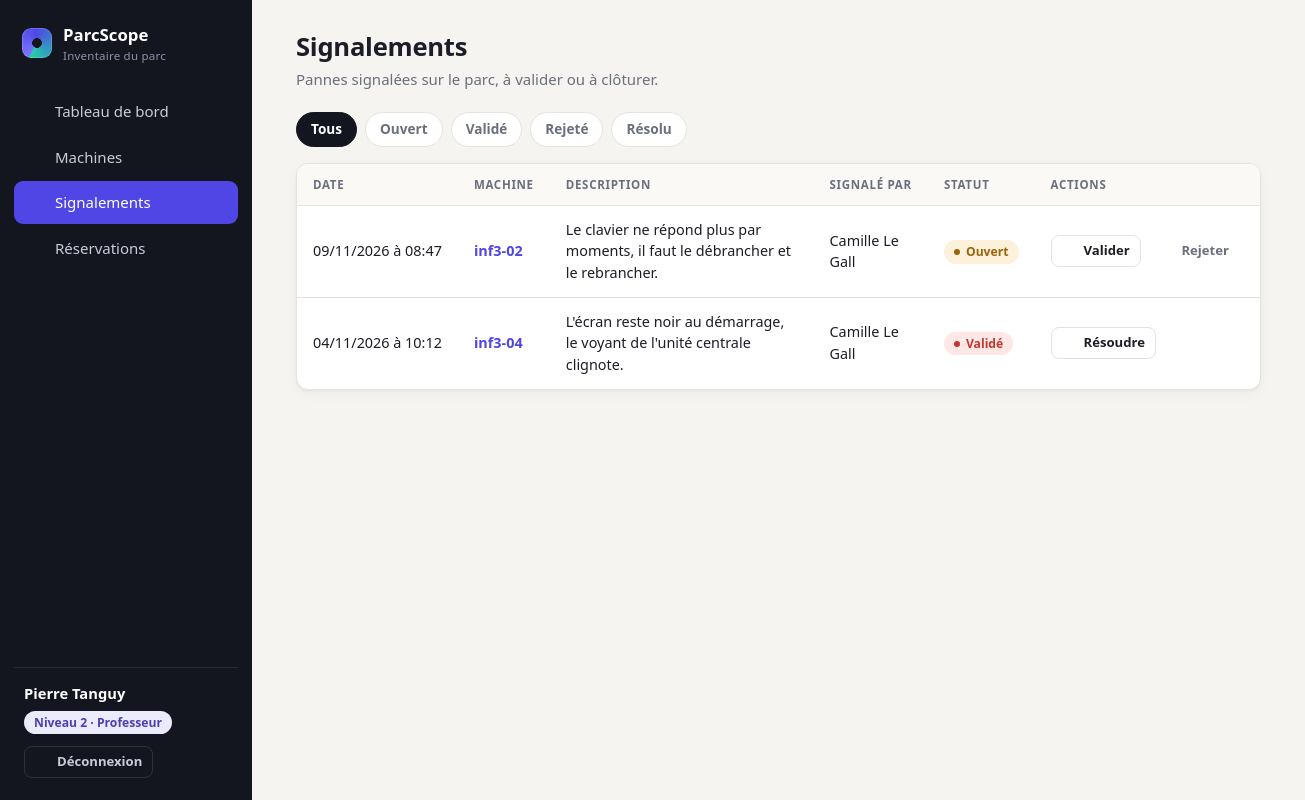
Page /signalements.php (signed in) on the committed database.
### tables this page shows
CREATE TABLE signalements (
  id             INT UNSIGNED NOT NULL AUTO_INCREMENT,
  machine_id     INT UNSIGNED NOT NULL,
  utilisateur_id INT UNSIGNED NULL,
  description    TEXT         NOT NULL,
  statut         VARCHAR(20)  NOT NULL DEFAULT 'ouvert',
  date_creation  DATETIME     NOT NULL DEFAULT CURRENT_TIMESTAMP,
  date_traitement DATETIME    NULL,
  PRIMARY KEY (id),
  CONSTRAINT fk_signalements_machine FOREIGN KEY (machine_id)
    REFERENCES machines (id) ON DELETE CASCADE,
  CONSTRAINT fk_signalements_user FOREIGN KEY (utilisateur_id)
    REFERENCES utilisateurs (id) ON DELETE SET NULL
);

CREATE TABLE machines (
  id            INT UNSIGNED NOT NULL AUTO_INCREMENT,
  salle_id      INT UNSIGNED NOT NULL,
  nom           VARCHAR(60)  NOT NULL,
  type          VARCHAR(30)  NOT NULL DEFAULT 'Poste fixe',   
  marque        VARCHAR(60)  NULL,
  modele        VARCHAR(80)  NULL,
  numero_serie  VARCHAR(60)  NULL,
  cpu           VARCHAR(100) NULL,
  ram_go        SMALLINT UNSIGNED NULL,
  disque_go     INT UNSIGNED NULL,
  disque_type   VARCHAR(20)  NULL,                            
  os            VARCHAR(60)  NULL,
  os_version    VARCHAR(60)  NULL,
  ip            VARCHAR(45)  NULL,
  mac           VARCHAR(17)  NULL,
  statut        VARCHAR(20)  NOT NULL DEFAULT 'actif',       
  date_achat    DATE         NULL,
  date_ajout    DATETIME     NOT NULL DEFAULT CURRENT_TIMESTAMP,
  PRIMARY KEY (id),
  UNIQUE KEY uq_machines_nom (nom),
  CONSTRAINT fk_machines_salle FOREIGN KEY (salle_id)
    REFERENCES salles (id) ON DELETE RESTRICT
);

CREATE TABLE utilisateurs (
  id                 INT UNSIGNED NOT NULL AUTO_INCREMENT,
  nom                VARCHAR(60)  NOT NULL,
  prenom             VARCHAR(60)  NOT NULL,
  email              VARCHAR(120) NOT NULL,
  mot_de_passe       VARCHAR(255) NOT NULL,    
  niveau             TINYINT UNSIGNED NOT NULL DEFAULT 1,
  salle_id           INT UNSIGNED NULL,        
  actif              TINYINT(1)   NOT NULL DEFAULT 1,
  derniere_connexion DATETIME     NULL,
  PRIMARY KEY (id),
  UNIQUE KEY uq_utilisateurs_email (email),
  CONSTRAINT chk_niveau CHECK (niveau BETWEEN 1 AND 3),
  CONSTRAINT fk_utilisateurs_salle FOREIGN KEY (salle_id)
    REFERENCES salles (id) ON DELETE SET NULL
);

### includes/auth.php (called while the page is built, shortened)
<?php
function current_user(): ?array
{
    return $_SESSION['user'] ?? null;
}
function has_level(int $niveau): bool
{
    $user = current_user();
    return $user !== null && (int) $user['niveau'] >= $niveau;
}

### signalements.php (the view, shortened to what this page needs)
<?php
$pdo = db();
$user = current_user();
function scope(array $user): array
{
    if ((int) $user['niveau'] === NIVEAU_PROF && $user['salle_id'] !== null) {
        return ['m.salle_id = ?', [$user['salle_id']]];
    }
    return ['1 = 1', []];
}
[$scopeSql, $scopeParams] = scope($user);
$filtre = (string) ($_GET['statut'] ?? '');
if (!isset(STATUTS_SIGNALEMENT[$filtre])) {
    $filtre = '';
}
$sql = "SELECT s.*, m.nom AS machine, u.prenom, u.nom AS user_nom
          FROM signalements s
          JOIN machines m ON m.id = s.machine_id
          LEFT JOIN utilisateurs u ON u.id = s.utilisateur_id
         WHERE $scopeSql";
$params = $scopeParams;
$sql .= ' ORDER BY s.date_creation DESC, s.id DESC';
$stmt = $pdo->prepare($sql);
$stmt->execute($params);
$liste = $stmt->fetchAll();
require __DIR__ . '/includes/header.php';
?>
<header class="page-head">
  <div>
    <h1>Signalements</h1>
    <p class="muted"><?= (int) $user['niveau'] === NIVEAU_ELEVE ? 'Les pannes que vous avez signalées.' : 'Pannes signalées sur le parc, à valider ou à clôturer.' ?></p>
  </div>
</header>
<div class="chips">
  <a class="chip <?= $filtre === '' ? 'on' : '' ?>" href="signalements.php">Tous</a>
  <?php foreach (STATUTS_SIGNALEMENT as $key => $label): ?>
    <a class="chip <?= $filtre === $key ? 'on' : '' ?>" href="signalements.php?statut=<?= e($key) ?>"><?= e($label) ?></a>
  <?php endforeach; ?>
</div>
<?php if (!$liste): ?>
  <div class="empty">
    <h2>Aucun signalement</h2>
    <p>Pour signaler une panne, ouvrez la fiche d’une machine, onglet « Signalements ».</p>
    <a class="btn" href="machines.php">Voir les machines</a>
  </div>
<?php else: ?>
  <div class="card flush">
    <div class="table-wrap">
      <table class="tbl">
        <thead>
          <tr><th>Date</th><th>Machine</th><th>Description</th><th>Signalé par</th><th>Statut</th><?php if (has_level(NIVEAU_PROF)): ?><th>Actions</th><?php endif; ?></tr>
        </thead>
        <tbody>
          <?php foreach ($liste as $s): ?>
            <tr>
              <td class="nowrap"><?= e(fdate($s['date_creation'], true)) ?></td>
              <td><a class="strong" href="machine.php?id=<?= (int) $s['machine_id'] ?>#signalements"><?= e($s['machine']) ?></a></td>
              <td class="wide"><?= e($s['description']) ?></td>
              <td><?= $s['prenom'] !== null ? e($s['prenom'] . ' ' . $s['user_nom']) : '<span class="muted">Compte supprimé</span>' ?></td>
              <td><?= badge_statut_signalement($s['statut']) ?></td>
              <?php if (has_level(NIVEAU_PROF)): ?>
                <td class="nowrap">
                  <?php
                    $acts = [];
                    if ($s['statut'] === 'ouvert') { $acts = ['valider' => ['Valider', 'check', ''], 'rejeter' => ['Rejeter', 'x', 'ghost']]; }
                    if ($s['statut'] === 'valide') { $acts = ['resoudre' => ['Résoudre', 'check', '']]; }
                  ?>
                  <?php foreach ($acts as $act => [$label, $ico, $cls]): ?>
                    <form class="inline" method="post" action="signalements.php">
                      <button class="btn small <?= e($cls) ?>" type="submit"><?= icon($ico) ?><?= e($label) ?></button>
                    </form>
                  <?php endforeach; ?>
                </td>
              <?php endif; ?>
            </tr>
          <?php endforeach; ?>
        </tbody>
      </table>
    </div>
  </div>
<?php endif; ?>
<?php require __DIR__ . '/includes/footer.php'; ?>

### includes/functions.php (shortened to what this page needs)
<?php
function e($value): string
{
    return htmlspecialchars((string) $value, ENT_QUOTES | ENT_SUBSTITUTE, 'UTF-8');
}
function fdate(?string $date, bool $withTime = false): string
{
    $ts = strtotime($date);
    return $ts ? date($withTime ? 'd/m/Y à H:i' : 'd/m/Y', $ts) : '—';
}
function badge_statut_signalement(string $statut): string
{
    $label = STATUTS_SIGNALEMENT[$statut] ?? $statut;
    $class = ['ouvert' => 'warn', 'valide' => 'bad', 'rejete' => 'neutral', 'resolu' => 'ok'][$statut] ?? 'neutral';
    return '<span class="badge ' . $class . '"><i></i>' . e($label) . '</span>';
}
function badge_niveau(int $niveau): string
{
    return '<span class="badge lvl' . $niveau . '">Niveau ' . $niveau . ' · ' . e(NIVEAUX[$niveau] ?? '?') . '</span>';
}
function icon(string $name): string
{
    $paths = [
        'grid'    => '<rect x="3" y="3" width="7" height="7" rx="1.5"/><rect x="14" y="3" width="7" height="7" rx="1.5"/><rect x="3" y="14" width="7" height="7" rx="1.5"/><rect x="14" y="14" width="7" height="7" rx="1.5"/>',
        'monitor' => '<rect x="3" y="4" width="18" height="12" rx="2"/><path d="M8 20h8M12 16v4"/>',
        'alert'   => '<path d="M12 3 2.5 20h19L12 3Z"/><path d="M12 10v4.5M12 17.5v.01"/>',
        'users'   => '<circle cx="9" cy="8" r="3.5"/><path d="M2.5 20c0-3.6 2.9-6 6.5-6s6.5 2.4 6.5 6"/><path d="M16 4.6a3.5 3.5 0 0 1 0 6.8M18 14.4c2 .8 3.5 2.6 3.5 5.6"/>',
        'logout'  => '<path d="M9 4H5a2 2 0 0 0-2 2v12a2 2 0 0 0 2 2h4M16 8l4 4-4 4M20 12H9"/>',
        'plus'    => '<path d="M12 5v14M5 12h14"/>',
        'trash'   => '<path d="M4 7h16M10 11v6M14 11v6M6 7l1 12a2 2 0 0 0 2 2h6a2 2 0 0 0 2-2l1-12M9 7V4h6v3"/>',
        'edit'    => '<path d="M4 20h4L19 9l-4-4L4 16v4ZM13.5 6.5l4 4"/>',
        'search'  => '<circle cx="11" cy="11" r="6.5"/><path d="m20 20-4-4"/>',
        'check'   => '<path d="m5 12.5 4.5 4.5L19 7.5"/>',
        'x'       => '<path d="M6 6l12 12M18 6 6 18"/>',
        'back'    => '<path d="M15 5l-7 7 7 7"/>',
        'calendar' => '<rect x="3" y="5" width="18" height="16" rx="2"/><path d="M3 10h18M8 3v4M16 3v4"/>',
    ];
    return '<svg class="ico" viewBox="0 0 24 24" fill="none" stroke="currentColor" stroke-width="1.8" stroke-linecap="round" stroke-linejoin="round" aria-hidden="true">'
        . ($paths[$name] ?? '') . '</svg>';
}

### assets/css/style.css (style rules this page uses)
:root { --ink: #14161f; --ink-2: #1e2130; --ink-text: #c9ccdb; --bg: #f5f4f0; --card: #ffffff; --line: #e6e3dc; --text: #1c1d26; --muted: #6b6f7d; --accent: #4f46e5; --accent-dark: #4038c9; --accent-weak: #eceafd; --ok: #0f7b5f; --ok-weak: #e1f5ee; --warn: #9a6408; --warn-weak: #fdf1dc; --bad: #c7352f; --bad-weak: #fde8e6; --neutral: #5d6170; --neutral-weak: #ecebe6; --n1: #0f7b5f; --n1-weak: #e1f5ee; --n2: #4b3fb5; --n2-weak: #ecebfb; --n3: #b4442a; --n3-weak: #fbe9e3; --radius: 12px; --shadow: 0 1px 2px rgba(20, 22, 31, .05), 0 4px 14px rgba(20, 22, 31, .04); --mono: ui-monospace, "SFMono-Regular", Menlo, Consolas, monospace; }
*, *::before, *::after { box-sizing: border-box; }
html { -webkit-text-size-adjust: 100%; }
body { margin: 0; background: var(--bg); color: var(--text); font: 15px/1.5 "Segoe UI", system-ui, -apple-system, "Helvetica Neue", Arial, sans-serif; }
h1, h2, h3 { line-height: 1.2; margin: 0; letter-spacing: -.01em; }
h1 { font-size: 1.6rem; }
p { margin: 0 0 10px; }
a { color: var(--accent); text-decoration: none; }
.muted { color: var(--muted); }
.strong { font-weight: 600; }
.nowrap { white-space: nowrap; }
.ico { width: 18px; height: 18px; flex: none; }
.page-head { display: flex; justify-content: space-between; align-items: flex-start; gap: 16px; margin-bottom: 22px; flex-wrap: wrap; }
.page-head h1 { display: flex; align-items: center; gap: 12px; flex-wrap: wrap; }
.page-head p { margin: 5px 0 0; }
.card { background: var(--card); border: 1px solid var(--line); border-radius: var(--radius); box-shadow: var(--shadow); padding: 22px; margin-bottom: 20px; }
.card.flush { padding: 0; overflow: hidden; }
.badge { display: inline-flex; align-items: center; gap: 6px; padding: 2px 10px; border-radius: 99px; font-size: .76rem; font-weight: 600; white-space: nowrap; line-height: 1.6; }
.badge i { width: 6px; height: 6px; border-radius: 50%; background: currentColor; }
.badge.warn { background: var(--warn-weak); color: var(--warn); }
.badge.bad { background: var(--bad-weak); color: var(--bad); }
.badge.lvl2 { background: var(--n2-weak); color: var(--n2); }
.side .badge.lvl1, .side .badge.lvl2, .side .badge.lvl3 { justify-self: start; }
.btn { display: inline-flex; align-items: center; justify-content: center; gap: 7px; padding: 9px 15px; border-radius: 9px; border: 1px solid var(--line); background: #fff; color: var(--text); font: inherit; font-weight: 600; font-size: .9rem; cursor: pointer; transition: background .15s, border-color .15s, transform .05s; }
.btn.ghost { background: transparent; border-color: transparent; color: var(--muted); }
.btn.small { padding: 5px 10px; font-size: .82rem; border-radius: 8px; }
.btn.small .ico { width: 15px; height: 15px; }
.table-wrap { overflow-x: auto; }
.tbl { width: 100%; border-collapse: collapse; font-size: .9rem; }
.tbl th { text-align: left; font-size: .72rem; text-transform: uppercase; letter-spacing: .06em; color: var(--muted); font-weight: 600; padding: 12px 16px; background: #faf9f6; border-bottom: 1px solid var(--line); white-space: nowrap; }
.tbl td { padding: 13px 16px; border-bottom: 1px solid var(--line); vertical-align: middle; }
.tbl tbody tr:last-child td { border-bottom: 0; }
.tbl .wide { min-width: 260px; }
form.inline { display: inline-block; margin: 0 4px 0 0; }
.chips { display: flex; gap: 8px; flex-wrap: wrap; margin-bottom: 16px; }
.chip { padding: 6px 14px; border-radius: 99px; background: #fff; border: 1px solid var(--line); color: var(--muted); font-weight: 600; font-size: .85rem; }
.chip.on { background: var(--ink); border-color: var(--ink); color: #fff; }

### rows in the picture
signalements: date_creation "09/11/2026 à 08:47", machine.nom "inf3-02", description "Le clavier ne répond plus par moments, il faut le débrancher et le rebrancher.", utilisateur.nom "Camille Le Gall", statut "Ouvert", label "Valider", label "Rejeter"
signalements: date_creation "04/11/2026 à 10:12", machine.nom "inf3-04", description "L'écran reste noir au démarrage, le voyant de l'unité centrale clignote.", utilisateur.nom "Camille Le Gall", statut "Validé", label "Résoudre"

### other values in the picture
$appName "ParcScope"
$label "Tableau de bord"
$label "Machines"
$label "Signalements"
$label "Réservations"
$user['prenom'] . ' ' . $user['nom'] "Pierre Tanguy"
$niveau "2"
NIVEAUX[$niveau] "Professeur"
$label "Ouvert"
$label "Validé"
$label "Rejeté"
$label "Résolu"
